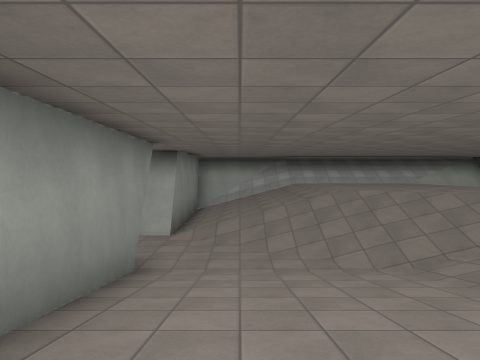
View 1 (above)

24 first-person views from a walk through a level from a Godot 3-D game. The camera is 1.2 m above the floor, tilts 2° down and sees 70° across. The floor is counted in squares, 2 m on a side. Each view is taken from the middle of a square. On the plan, view 1 faces up. The plan holds only what a view shows up to about 10 squares ahead; the rest is blank. The place goes on beyond the plan. Characters and animated objects are not drawn. Surface patterns are stand-ins for the level's own textures.

View 2
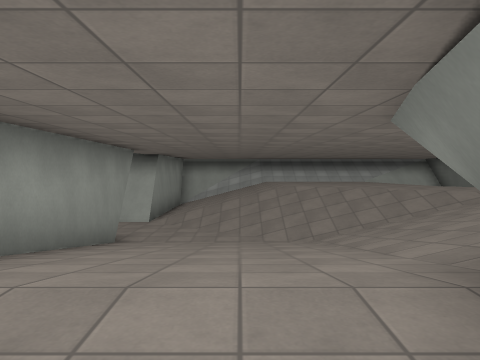

View 3
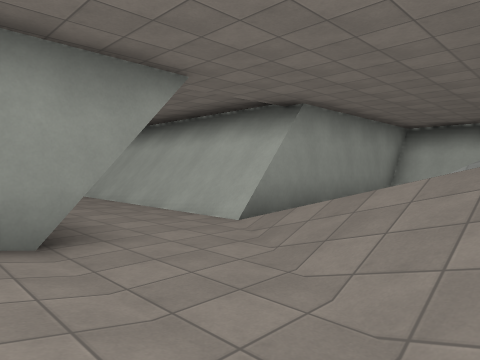

View 4
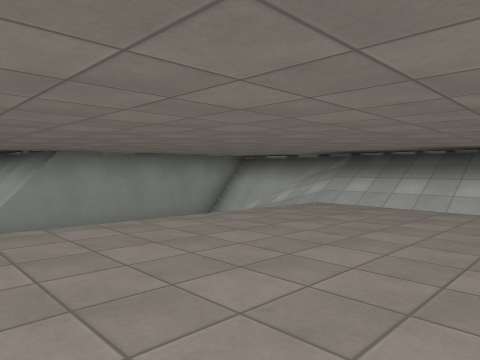

View 5
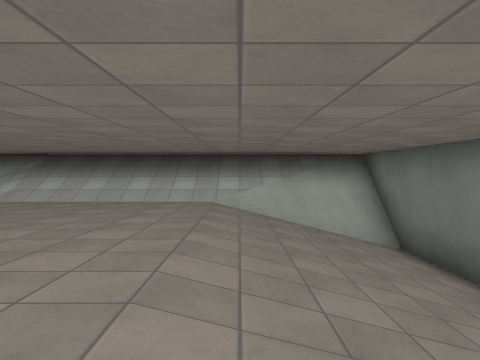

View 6
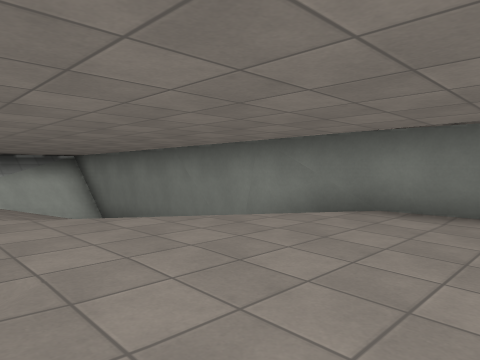

View 7
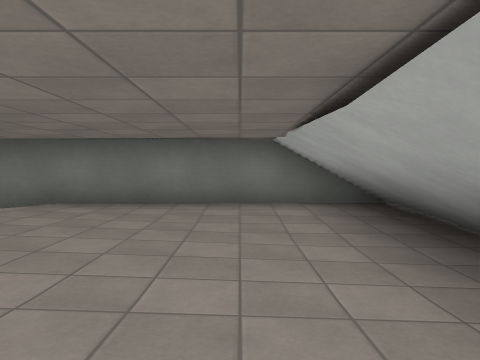

View 8
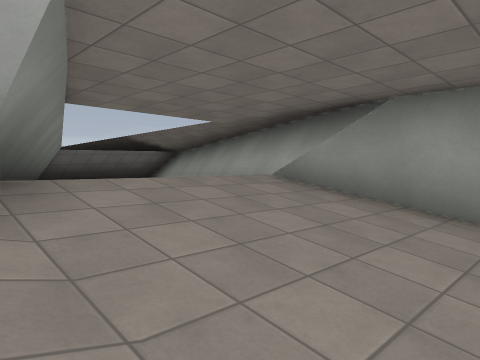

View 9
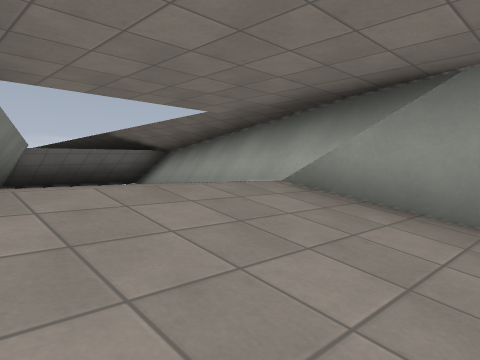

View 10
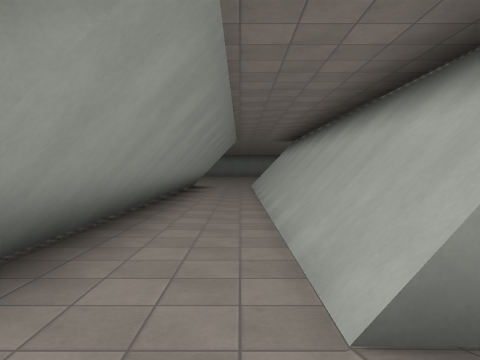

View 11
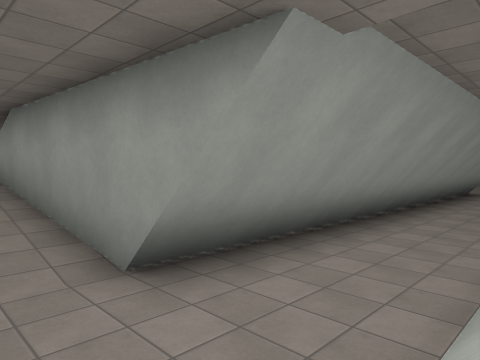

View 12
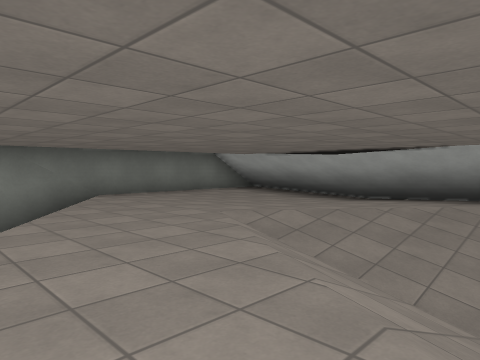

View 13
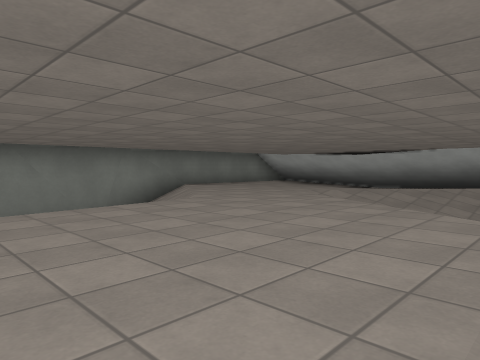

View 14
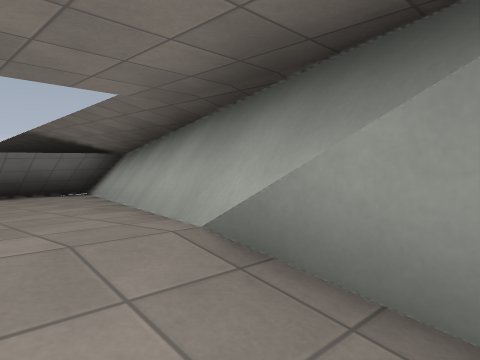

View 15
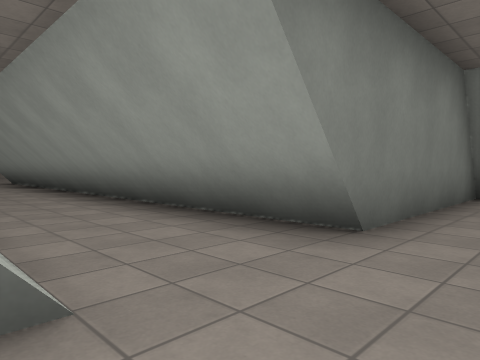

View 16
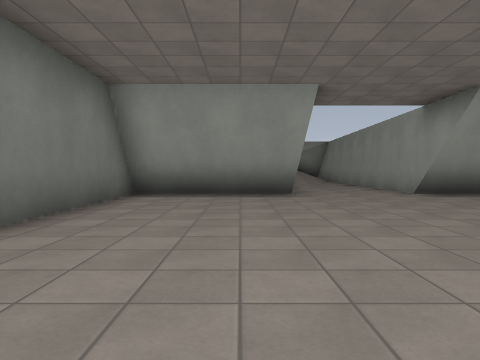

View 17
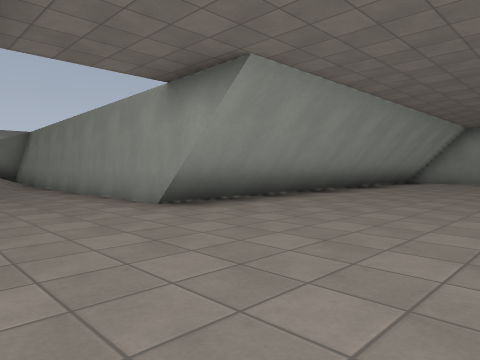

View 18
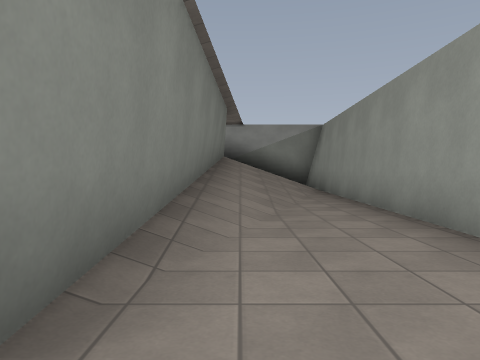

View 19
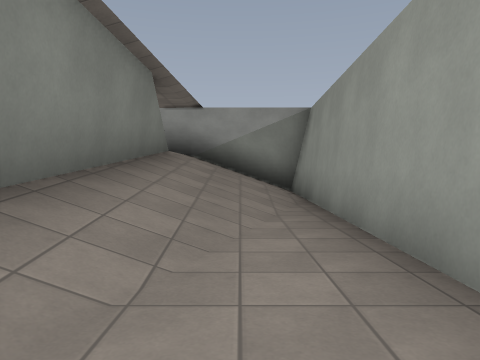

View 20
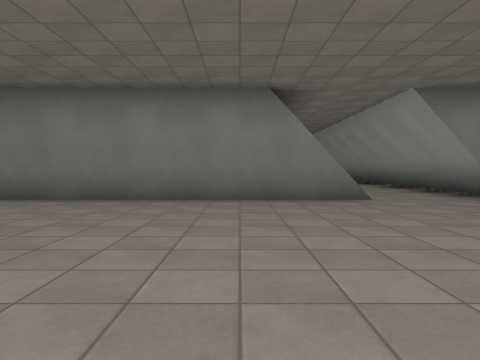

View 21
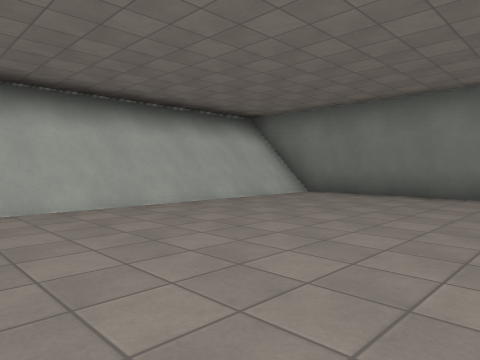

View 22
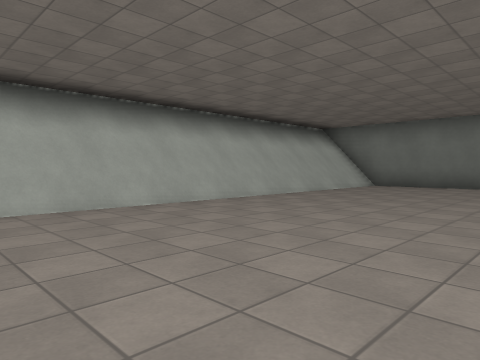

View 23
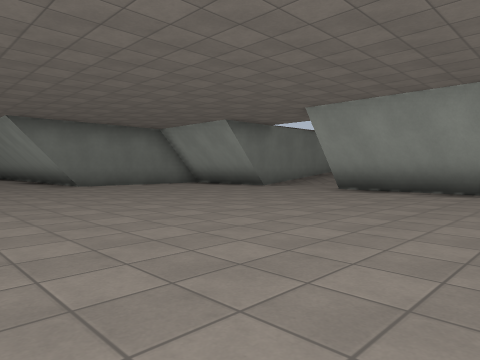

View 24
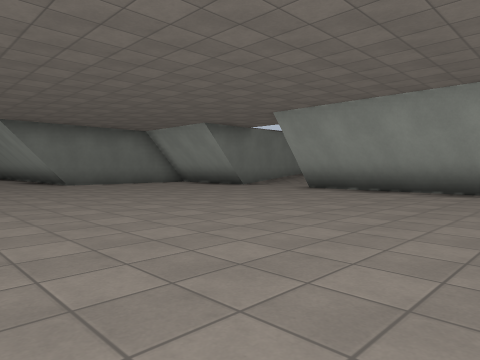

### Floor plan
Key: @ floor where view 1 was taken; # wall or solid block; . main floor; : floor 0.25 m higher than the main floor; + floor 0.75 m higher than the main floor; * floor 1.5 m higher than the main floor; % floor 1.75 m higher than the main floor; & floor 2 m higher than the main floor; / step, stairs or slope; = window, fence, low wall or low ledge.
Columns run from 30 left of view 1 to 11 right of it. Each row starts with its distance up from view 1.
 15     ############
 14     ...........#            #############
 13    ............#            # ///////===##
 12    ............#            #   /%%%%////#
 11    ............#            #   /%%%%////#
 10    ............#            #////&&&&////#
  9   .....  ......#            #////&&&&////#
  8   .............#    #########////&&&&////#
  7   .........................../////&&&////#
  6   ............................./////&&&//#
  5    ............##############.../////&&&/#
  4    ............#            #////////&&&&#
  3 ...............#            #///////&%%%&#
  2 ...............#            #//////&%%%%&#
  1  ..............#            #/////########
  0  ########..#####            #/@//###
 -1        ##..#                #&&&##
 -2        #../#                #%%%#
 -3        #../#               ##%%%#
 -4        #../#               #***##
 -5        #.//#               #***#
 -6        #.//#               #***#
 -7        #.//#              #####
 -8        #///#              #####
 -9        #///
-10        #///
-11        #:+=
-12        ####

Where each view was taken, in squares from view 1:
view 1: 0 up, 0 right, facing up
view 2: 2 down, 1 right, facing up
view 3: 4 up, 2 right, facing up-left
view 4: 7 up, 6 right, facing up-left
view 5: 6 up, 7 right, facing up
view 6: 3 up, 6 right, facing up-right
view 7: 2 up, 5 right, facing right
view 8: 3 up, 3 right, facing down-left
view 9: 2 up, 2 right, facing down-left
view 10: 7 up, 0 right, facing left
view 11: 8 up, 0 right, facing down-left
view 12: 8 up, 3 right, facing down-right
view 13: 11 up, 2 right, facing down-right
view 14: 1 up, 0 right, facing down-left
view 15: 8 up, 17 left, facing down-right
view 16: 8 up, 18 left, facing down
view 17: 5 up, 19 left, facing down-left
view 18: 1 up, 20 left, facing down
view 19: 2 down, 21 left, facing down
view 20: 10 up, 22 left, facing right
view 21: 10 up, 23 left, facing up-right
view 22: 10 up, 27 left, facing up-right
view 23: 9 up, 27 left, facing down-right
view 24: 9 up, 28 left, facing down-right
